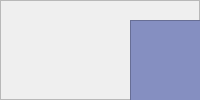
                      <widget class="QWidget" name="emi">
                       <layout class="QVBoxLayout" name="verticalLayout_54">
                        <property name="spacing">
                         <number>0</number>
                        </property>
                        <property name="leftMargin">
                         <number>0</number>
                        </property>
                        <property name="topMargin">
                         <number>0</number>
                        </property>
                        <property name="rightMargin">
                         <number>0</number>
                        </property>
                        <property name="bottomMargin">
                         <number>0</number>
                        </property>
                        <item>
                         <widget class="QFrame" name="frame_31">
                          <property name="frameShape">
                           <enum>QFrame::StyledPanel</enum>
                          </property>
                          <property name="frameShadow">
                           <enum>QFrame::Raised</enum>
                          </property>
                          <widget class="QFrame" name="frame_32">
                           <property name="geometry">
                            <rect>
                             <x>130</x>
                             <y>20</y>
                             <width>500</width>
                             <height>500</height>
                            </rect>
                           </property>
                           <property name="minimumSize">
                            <size>
                             <width>500</width>
                             <height>500</height>
                            </size>
                           </property>
                           <property name="maximumSize">
                            <size>
                             <width>16777215</width>
                             <height>16777215</height>
                            </size>
                           </property>
                           <property name="styleSheet">
                            <string notr="true">background-color: rgb(133, 143, 193);</string>
                           </property>
                           <property name="frameShape">
                            <enum>QFrame::StyledPanel</enum>
                           </property>
                           <property name="frameShadow">
                            <enum>QFrame::Raised</enum>
                           </property>
                           <layout class="QVBoxLayout" name="verticalLayout_56">
                            <item>
                             <layout class="QGridLayout" name="gridLayout_2">
                              <item row="0" column="1">
                               <widget class="QLineEdit" name="lineEdit_2">
                                <property name="maximumSize">
                                 <size>
                                  <width>16777215</width>
                                  <height>40</height>
                                 </size>
                                </property>
                                <property name="layoutDirection">
                                 <enum>Qt::LeftToRight</enum>
                                </property>
                                <property name="styleSheet">
                                 <string notr="true">QLineEdit
{
font: 75 italic 15pt &quot;Prestige Elite Std&quot;;
border-radius: 3px; 
background:rgb(255,255,255);
}
QLineEdit:hover
{
	border: 1px solid rgb(55, 34, 92);
	font: 18pt &quot;High Tower Text&quot;;
}
QLineEdit:focus{
	border: 2px solid rgb(237, 237, 253);
	background-color: rgb(133, 143, 193);
}
</string>
                                </property>
                                <property name="text">
                                 <string/>
                                </property>
                                <property name="alignment">
                                 <set>Qt::AlignCenter</set>
                                </property>
                               </widget>
                              </item>
                              <item row="1" column="0">
                               <widget class="QLabel" name="label_11">
                                <property name="maximumSize">
                                 <size>
                                  <width>180</width>
                                  <height>40</height>
                                 </size>
                                </property>
                                <property name="styleSheet">
                                 <string notr="true">font: 75 italic 15pt &quot;Prestige Elite Std&quot;;
color: rgb(255, 255, 255);
background-color: rgb(0, 0, 0);</string>
                                </property>
                                <property name="text">
                                 <string>Years</string>
                                </property>
                                <property name="alignment">
                                 <set>Qt::AlignCenter</set>
                                </property>
                               </widget>
                              </item>
                              <item row="4" column="0" colspan="2">
                               <widget class="QLineEdit" name="lineEdit_10">
                                <property name="maximumSize">
                                 <size>
                                  <width>16777215</width>
                                  <height>40</height>
                                 </size>
                                </property>
                                <property name="layoutDirection">
                                 <enum>Qt::LeftToRight</enum>
                                </property>
                                <property name="styleSheet">
                                 <string notr="true">QLineEdit
{
font: 75 italic 15pt &quot;Prestige Elite Std&quot;;
border-radius: 3px; 
background:rgb(255,255,255);
}
QLineEdit:hover
{
	border: 1px solid rgb(55, 34, 92);
	font: 18pt &quot;High Tower Text&quot;;
}
QLineEdit:focus{
	border: 2px solid rgb(237, 237, 253);
	background-color: rgb(133, 143, 193);
}
</string>
                                </property>
                                <property name="text">
                                 <string/>
                                </property>
                                <property name="alignment">
                                 <set>Qt::AlignCenter</set>
                                </property>
                                <property name="readOnly">
                                 <bool>true</bool>
                                </property>
                               </widget>
                              </item>
                              <item row="1" column="1">
                               <widget class="QLineEdit" name="lineEdit_5">
                                <property name="maximumSize">
                                 <size>
                                  <width>16777215</width>
                                  <height>40</height>
                                 </size>
                                </property>
                                <property name="layoutDirection">
                                 <enum>Qt::LeftToRight</enum>
                                </property>
                                <property name="styleSheet">
                                 <string notr="true">QLineEdit
{
font: 75 italic 15pt &quot;Prestige Elite Std&quot;;
border-radius: 3px; 
background:rgb(255,255,255);
}
QLineEdit:hover
{
	border: 1px solid rgb(55, 34, 92);
	font: 18pt &quot;High Tower Text&quot;;
}
QLineEdit:focus{
	border: 2px solid rgb(237, 237, 253);
	background-color: rgb(133, 143, 193);
}
</string>
                                </property>
                                <property name="text">
                                 <string/>
                                </property>
                                <property name="alignment">
                                 <set>Qt::AlignCenter</set>
                                </property>
                               </widget>
                              </item>
                              <item row="0" column="0">
                               <widget class="QLabel" name="label_8">
                                <property name="minimumSize">
                                 <size>
                                  <width>180</width>
                                  <height>0</height>
                                 </size>
                                </property>
                                <property name="maximumSize">
                                 <size>
                                  <width>180</width>
                                  <height>40</height>
                                 </size>
                                </property>
                                <property name="styleSheet">
                                 <string notr="true">font: 75 italic 15pt &quot;Prestige Elite Std&quot;;
color: rgb(255, 255, 255);
background-color: rgb(0, 0, 0);</string>
                                </property>
                                <property name="text">
                                 <string>Anual Interest</string>
                                </property>
                                <property name="alignment">
                                 <set>Qt::AlignCenter</set>
                                </property>
                               </widget>
                              </item>
                              <item row="2" column="1">
                               <widget class="QLineEdit" name="lineEdit_7">
                                <property name="maximumSize">
                                 <size>
                                  <width>16777215</width>
                                  <height>40</height>
                                 </size>
                                </property>
                                <property name="layoutDirection">
                                 <enum>Qt::LeftToRight</enum>
                                </property>
                                <property name="styleSheet">
                                 <string notr="true">QLineEdit
{
font: 75 italic 15pt &quot;Prestige Elite Std&quot;;
border-radius: 3px; 
background:rgb(255,255,255);
}
QLineEdit:hover
{
	border: 1px solid rgb(55, 34, 92);
	font: 18pt &quot;High Tower Text&quot;;
}
QLineEdit:focus{
	border: 2px solid rgb(237, 237, 253);
	background-color: rgb(133, 143, 193);
}
</string>
                                </property>
                                <property name="text">
                                 <string/>
                                </property>
                                <property name="alignment">
                                 <set>Qt::AlignCenter</set>
                                </property>
                               </widget>
                              </item>
                              <item row="2" column="0">
                               <widget class="QLabel" name="label_12">
                                <property name="maximumSize">
                                 <size>
                                  <width>180</width>
                                  <height>40</height>
                                 </size>
                                </property>
                                <property name="styleSheet">
                                 <string notr="true">font: 75 italic 15pt &quot;Prestige Elite Std&quot;;
color: rgb(255, 255, 255);
background-color: rgb(0, 0, 0);</string>
                                </property>
                                <property name="text">
                                 <string>Amount</string>
                                </property>
                                <property name="alignment">
                                 <set>Qt::AlignCenter</set>
                                </property>
                               </widget>
                              </item>
                              <item row="3" column="0" colspan="2">
                               <widget class="QPushButton" name="pushButton_4">
                                <property name="minimumSize">
                                 <size>
                                  <width>0</width>
                                  <height>40</height>
                                 </size>
                                </property>
                                <property name="maximumSize">
                                 <size>
                                  <width>16777215</width>
                                  <height>40</height>
                                 </size>
                                </property>
                                <property name="styleSheet">
                                 <string notr="true">QPushButton{
	background-color: rgb(55, 34, 92);
	font: 75 bold 20pt &quot;Prestige Elite Std&quot;;
	border-radius: 3px; 
}
QPushButton:hover {
        border: 3px solid  rgb(133, 143, 193);
    }
QPushButton:pressed {
        	background-color: rgb(36, 22, 62);
    }</string>
                                </property>
                                <property name="text">
                                 <string>Calculate</string>
                                </property>
                               </widget>
                              </item>
                              <item row="5" column="0" colspan="2">
                               <widget class="QLineEdit" name="lineEdit_11">
                                <property name="maximumSize">
                                 <size>
                                  <width>16777215</width>
                                  <height>40</height>
                                 </size>
                                </property>
                                <property name="layoutDirection">
                                 <enum>Qt::LeftToRight</enum>
                                </property>
                                <property name="styleSheet">
                                 <string notr="true">QLineEdit
{
font: 75 italic 15pt &quot;Prestige Elite Std&quot;;
border-radius: 3px; 
background:rgb(255,255,255);
}
QLineEdit:hover
{
	border: 1px solid rgb(55, 34, 92);
	font: 18pt &quot;High Tower Text&quot;;
}
QLineEdit:focus{
	border: 2px solid rgb(237, 237, 253);
	background-color: rgb(133, 143, 193);
}
</string>
                                </property>
                                <property name="text">
                                 <string/>
                                </property>
                                <property name="alignment">
                                 <set>Qt::AlignCenter</set>
                                </property>
                                <property name="readOnly">
                                 <bool>true</bool>
                                </property>
                               </widget>
                              </item>
                             </layout>
                            </item>
                           </layout>
                          </widget>
                         </widget>
                        </item>
                       </layout>
                      </widget>
